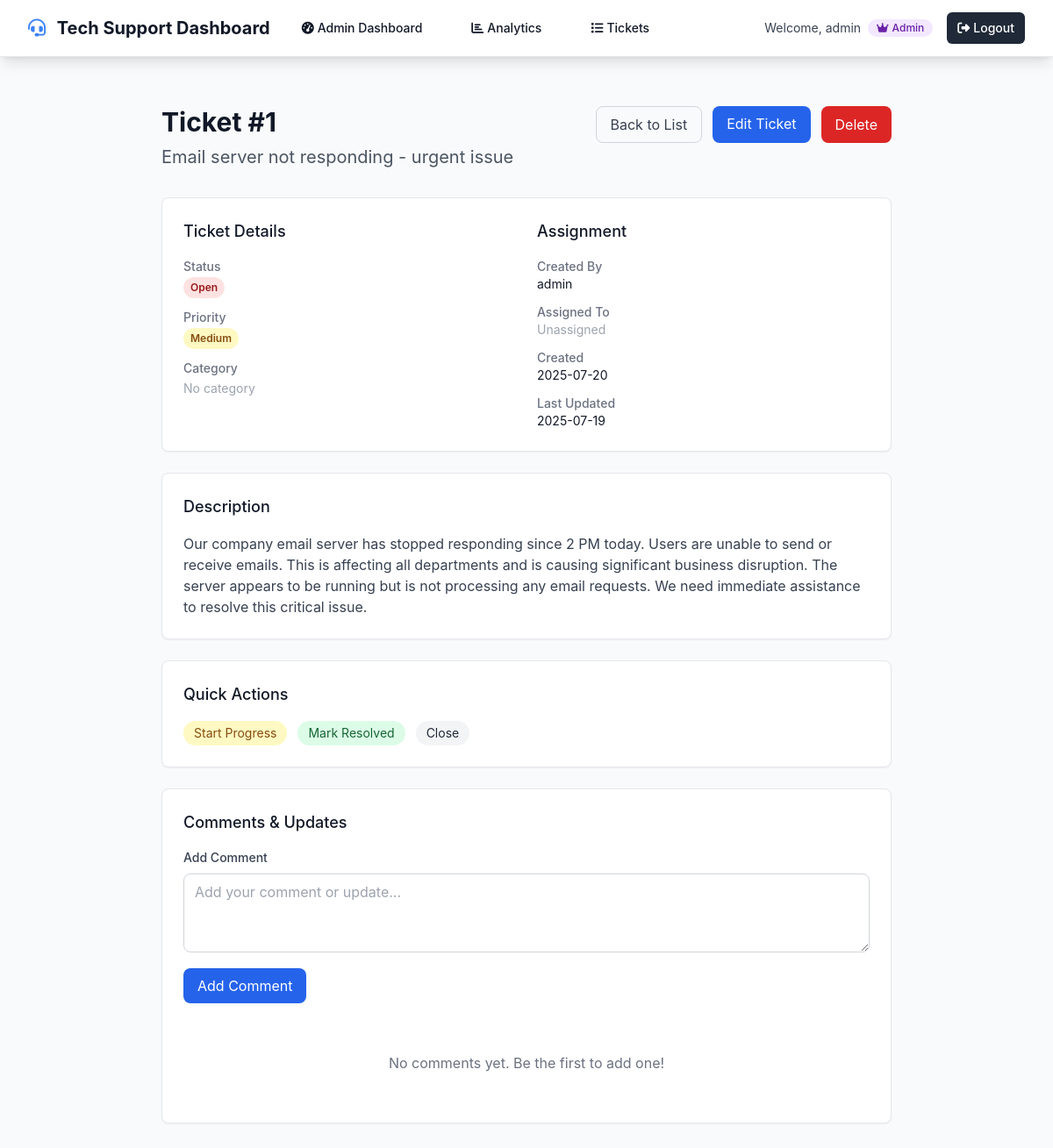
The app's page /tickets/1 (signed in) with its own data.
### tables this page shows
CREATE TABLE users (
            id INTEGER PRIMARY KEY AUTOINCREMENT,
            username TEXT UNIQUE NOT NULL,
            email TEXT UNIQUE NOT NULL,
            password_hash TEXT NOT NULL,
            role TEXT NOT NULL DEFAULT 'agent',
            created_at TIMESTAMP DEFAULT CURRENT_TIMESTAMP
        );

CREATE TABLE tickets (
            id INTEGER PRIMARY KEY AUTOINCREMENT,
            title TEXT NOT NULL,
            description TEXT NOT NULL,
            status TEXT NOT NULL DEFAULT 'open',
            priority TEXT NOT NULL DEFAULT 'medium',
            category_id INTEGER,
            created_by INTEGER NOT NULL,
            assigned_to INTEGER,
            created_at TIMESTAMP DEFAULT CURRENT_TIMESTAMP,
            updated_at TIMESTAMP DEFAULT CURRENT_TIMESTAMP,
            resolved_at TIMESTAMP,
            FOREIGN KEY (category_id) REFERENCES categories (id),
            FOREIGN KEY (created_by) REFERENCES users (id),
            FOREIGN KEY (assigned_to) REFERENCES users (id)
        );

### tickets.py (the view)
@tickets_bp.route('/tickets/<int:ticket_id>')
@login_required
def ticket_detail(ticket_id):
    try:
        ticket = Ticket.get_by_id(ticket_id)
        if not ticket:
            flash('Ticket not found.', 'error')
            return redirect(url_for('tickets.ticket_list'))
        if not current_user.is_admin():
            if ticket['created_by'] != current_user.id and ticket['assigned_to'] != current_user.id:
                flash('You do not have permission to view this ticket.', 'error')
                return redirect(url_for('tickets.ticket_list'))
        comments = Comment.get_by_ticket(ticket_id)
        categories = Category.get_all()
        agents = []
        if current_user.is_admin():
            conn = get_db_connection()
            agents = conn.execute("SELECT id, username FROM users WHERE role = 'agent'").fetchall()
            conn.close()
        return render_template('tickets/ticket_detail.html',
                             ticket=ticket, comments=comments,
                             categories=categories, agents=agents)
    except Exception as e:
        flash(f'Error loading ticket: {str(e)}', 'error')
        return redirect(url_for('tickets.ticket_list'))

### templates/tickets/ticket_detail.html (shortened to what this page needs)
{% extends "base.html" %}
{% block content %}
<div class="min-h-screen bg-gray-50 py-8">
    <div class="max-w-4xl mx-auto px-4 sm:px-6 lg:px-8">
        <div class="mb-8">
            <div class="flex justify-between items-start">
                <div>
                    <h1 class="text-3xl font-bold text-gray-900">Ticket #{{ ticket.id }}</h1>
                    <p class="mt-2 text-xl text-gray-600">{{ ticket.title }}</p>
                </div>
                <div class="flex space-x-3">
                    <a href="{{ url_for('tickets.ticket_list') }}"
                       class="px-4 py-2 border border-gray-300 rounded-lg text-gray-700 hover:bg-gray-50 transition-colors duration-200">
                        Back to List
                    </a>
                    <a href="{{ url_for('tickets.edit_ticket', ticket_id=ticket.id) }}"
                       class="px-4 py-2 bg-blue-600 text-white rounded-lg hover:bg-blue-700 transition-colors duration-200">
                        Edit Ticket
                    </a>
                    {% if current_user.is_admin() %}
                    <button onclick="deleteTicket({{ ticket.id }})"
                            class="px-4 py-2 bg-red-600 text-white rounded-lg hover:bg-red-700 transition-colors duration-200">
                        Delete
                    </button>
                    {% endif %}
                </div>
            </div>
        </div>
        <div class="bg-white rounded-lg shadow-sm border border-gray-200 p-6 mb-6">
            <div class="grid grid-cols-1 md:grid-cols-2 gap-6">
                <div>
                    <h3 class="text-lg font-medium text-gray-900 mb-4">Ticket Details</h3>
                    <dl class="space-y-3">
                        <div>
                            <dt class="text-sm font-medium text-gray-500">Status</dt>
                            <dd>
                                {% set status_colors = {
                                    'open': 'bg-red-100 text-red-800',
                                    'in_progress': 'bg-yellow-100 text-yellow-800',
                                    'resolved': 'bg-green-100 text-green-800',
                                    'closed': 'bg-gray-100 text-gray-800'
                                } %}
                                <span class="inline-flex px-2 py-1 text-xs font-semibold rounded-full {{ status_colors.get(ticket.status, 'bg-gray-100 text-gray-800') }}">
                                    {{ ticket.status.replace('_', ' ').title() }}
                                </span>
                            </dd>
                        </div>
                        <div>
                            <dt class="text-sm font-medium text-gray-500">Priority</dt>
                            <dd>
                                {% set priority_colors = {
                                    'high': 'bg-red-100 text-red-800',
                                    'medium': 'bg-yellow-100 text-yellow-800',
                                    'low': 'bg-green-100 text-green-800'
                                } %}
                                <span class="inline-flex px-2 py-1 text-xs font-semibold rounded-full {{ priority_colors.get(ticket.priority, 'bg-gray-100 text-gray-800') }}">
                                    {{ ticket.priority.title() }}
                                </span>
                            </dd>
                        </div>
                        <div>
                            <dt class="text-sm font-medium text-gray-500">Category</dt>
                            <dd>
                                {% if ticket.category_name %}
                                <span class="inline-flex px-2 py-1 text-xs font-semibold rounded-full text-white"
                                      style="background-color: {{ ticket.category_color }}">
                                    {{ ticket.category_name }}
                                </span>
                                {% else %}
                                <span class="text-gray-400 text-sm">No category</span>
                                {% endif %}
                            </dd>
                        </div>
                    </dl>
                </div>
                <div>
                    <h3 class="text-lg font-medium text-gray-900 mb-4">Assignment</h3>
                    <dl class="space-y-3">
                        <div>
                            <dt class="text-sm font-medium text-gray-500">Created By</dt>
                            <dd class="text-sm text-gray-900">{{ ticket.created_by_username }}</dd>
                        </div>
                        <div>
                            <dt class="text-sm font-medium text-gray-500">Assigned To</dt>
                            <dd class="text-sm text-gray-900">
                                {% if ticket.assigned_to_username %}
                                    {{ ticket.assigned_to_username }}
                                {% else %}
                                    <span class="text-gray-400">Unassigned</span>
                                {% endif %}
                            </dd>
                        </div>
                        <div>
                            <dt class="text-sm font-medium text-gray-500">Created</dt>
                            <dd class="text-sm text-gray-900">{{ ticket.created_at[:10] }}</dd>
                        </div>
                        <div>
                            <dt class="text-sm font-medium text-gray-500">Last Updated</dt>
                            <dd class="text-sm text-gray-900">{{ ticket.updated_at[:10] }}</dd>
                        </div>
                    </dl>
                </div>
            </div>
        </div>
        <div class="bg-white rounded-lg shadow-sm border border-gray-200 p-6 mb-6">
            <h3 class="text-lg font-medium text-gray-900 mb-4">Description</h3>
            <div class="prose max-w-none">
                <p class="text-gray-700 whitespace-pre-wrap">{{ ticket.description }}</p>
            </div>
        </div>
        <div class="bg-white rounded-lg shadow-sm border border-gray-200 p-6 mb-6">
            <h3 class="text-lg font-medium text-gray-900 mb-4">Quick Actions</h3>
            <div class="flex space-x-3">
                {% if ticket.status != 'in_progress' %}
                <button onclick="updateStatus({{ ticket.id }}, 'in_progress')"
                        class="px-3 py-1 bg-yellow-100 text-yellow-800 rounded-full text-sm hover:bg-yellow-200 transition-colors duration-200">
                    Start Progress
                </button>
                {% endif %}
                {% if ticket.status != 'resolved' %}
                <button onclick="updateStatus({{ ticket.id }}, 'resolved')"
                        class="px-3 py-1 bg-green-100 text-green-800 rounded-full text-sm hover:bg-green-200 transition-colors duration-200">
                    Mark Resolved
                </button>
                {% endif %}
                {% if ticket.status != 'closed' %}
                <button onclick="updateStatus({{ ticket.id }}, 'closed')"
                        class="px-3 py-1 bg-gray-100 text-gray-800 rounded-full text-sm hover:bg-gray-200 transition-colors duration-200">
                    Close
                </button>
                {% endif %}
            </div>
        </div>
        <div class="bg-white rounded-lg shadow-sm border border-gray-200 p-6">
            <h3 class="text-lg font-medium text-gray-900 mb-4">Comments & Updates</h3>
            <form method="POST" action="{{ url_for('tickets.add_comment', ticket_id=ticket.id) }}" class="mb-6">
                <div>
                    <label for="comment" class="block text-sm font-medium text-gray-700 mb-2">
                        Add Comment
                    </label>
                    <textarea name="comment"
                              id="comment"
                              rows="3"
                              required
                              class="w-full px-3 py-2 border border-gray-300 rounded-lg focus:ring-2 focus:ring-blue-500 focus:border-transparent"
                              placeholder="Add your comment or update..."></textarea>
                </div>
                <div class="mt-3">
                    <button type="submit"
                            class="px-4 py-2 bg-blue-600 text-white rounded-lg hover:bg-blue-700 transition-colors duration-200">
                        Add Comment
                    </button>
                </div>
            </form>
            {% if comments %}
            <div class="space-y-4">
                {% for comment in comments %}
                <div class="border-l-4 border-gray-200 pl-4">
                    <div class="flex justify-between items-start">
                        <div>
                            <span class="font-medium text-gray-900">{{ comment.username }}</span>
                            <span class="text-sm text-gray-500 ml-2">{{ comment.created_at[:16] }}</span>
                            {% if comment.role == 'admin' %}
                            <span class="ml-2 px-2 py-1 text-xs bg-purple-100 text-purple-800 rounded-full">Admin</span>
                            {% endif %}
                        </div>
                    </div>
                    <div class="mt-2 text-gray-700 whitespace-pre-wrap">{{ comment.comment }}</div>
                </div>
                {% endfor %}
            </div>
            {% else %}
            <div class="text-center py-8 text-gray-500">
                <p>No comments yet. Be the first to add one!</p>
            </div>
            {% endif %}
        </div>
    </div>
</div>
{% endblock %}

### templates/base.html (shortened to what this page needs)
<!DOCTYPE html>
<html lang="en">
<head>
    <script src="https://cdn.tailwindcss.com"></script>
    <link rel="stylesheet" href="{{ url_for('static', filename='css/style.css') }}">
    <link rel="stylesheet" href="https://cdnjs.cloudflare.com/ajax/libs/font-awesome/6.4.0/css/all.min.css">
</head>
<body class="bg-gray-50 min-h-screen">
    {% if current_user.is_authenticated %}
    <nav class="bg-white shadow-lg border-b border-gray-200">
        <div class="max-w-7xl mx-auto px-4 sm:px-6 lg:px-8">
            <div class="flex justify-between h-16">
                <div class="flex items-center">
                    <div class="flex-shrink-0">
                        <h1 class="text-xl font-bold text-gray-900">
                            <i class="fas fa-headset text-primary mr-2"></i>
                            Tech Support Dashboard
                        </h1>
                    </div>
                    <div class="hidden md:ml-6 md:flex md:space-x-8">
                        {% if current_user.is_admin() %}
                        <a href="{{ url_for('admin_dashboard') }}"
                           class="text-gray-900 hover:text-primary px-3 py-2 rounded-md text-sm font-medium">
                            <i class="fas fa-tachometer-alt mr-1"></i>Admin Dashboard
                        </a>
                        <a href="{{ url_for('analytics.analytics_dashboard') }}"
                           class="text-gray-900 hover:text-primary px-3 py-2 rounded-md text-sm font-medium">
                            <i class="fas fa-chart-bar mr-1"></i>Analytics
                        </a>
                        <a href="{{ url_for('tickets.ticket_list') }}"
                           class="text-gray-900 hover:text-primary px-3 py-2 rounded-md text-sm font-medium">
                            <i class="fas fa-list mr-1"></i>Tickets
                        </a>
                        {% endif %}
                    </div>
                </div>
                <div class="flex items-center space-x-4">
                    <div class="flex items-center space-x-2">
                        <span class="text-sm text-gray-700">Welcome, {{ current_user.username }}</span>
                        <span class="inline-flex items-center px-2.5 py-0.5 rounded-full text-xs font-medium
                                   {% if current_user.is_admin() %}bg-purple-100 text-purple-800{% else %}bg-blue-100 text-blue-800{% endif %}">
                            {% if current_user.is_admin() %}
                                <i class="fas fa-crown mr-1"></i>Admin
                            {% else %}
                                <i class="fas fa-user mr-1"></i>Agent
                            {% endif %}
                        </span>
                    </div>
                    <a href="{{ url_for('auth.logout') }}"
                       class="bg-gray-800 hover:bg-gray-700 text-white px-3 py-2 rounded-md text-sm font-medium">
                        <i class="fas fa-sign-out-alt mr-1"></i>Logout
                    </a>
                </div>
            </div>
        </div>
    </nav>
    {% endif %}
    <main class="{% if current_user.is_authenticated %}py-6{% endif %}">
        {% block content %}{% endblock %}
    </main>
</body>
</html>

### records on screen
users: username "admin", created_by_username "admin"
tickets: id "1", title "Email server not responding - urgent issue", status.replace "Open", priority "Medium", created_at "2025-07-20", updated_at "2025-07-19", description "Our company email server has stopped responding since 2 PM today. Users are unable to send or receive emails. This is affecting all departments and is causing significant business disruption. The server appears to be running but is not processing any email requests. We need immediate assistance to resolve this critical issue."
